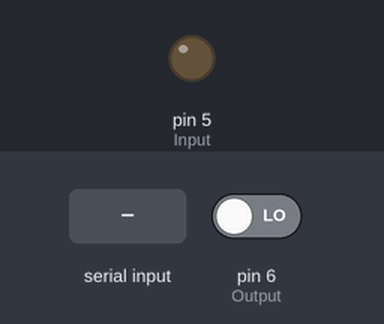
The sketch below on a simulated Arduino Uno, built with avr-gcc and run on an emulated ATmega328P. Parts: output pins drawn as LEDs (lit = HIGH). The inputs (shaded band) are chosen by the test bench; at power-on: pin 6 (Output) LOW. What the sketch prints to the serial monitor is not drawn.

Above: at 1.2 s.
1.3 s: "1\n" received over Serial
At 2.1 s:
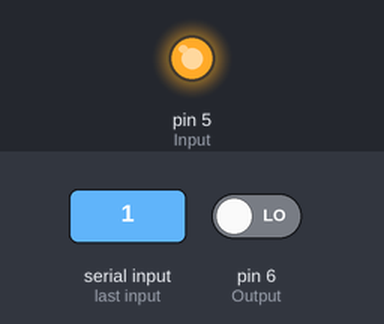
2.8 s: "0\n" received over Serial
At 3.2 s:
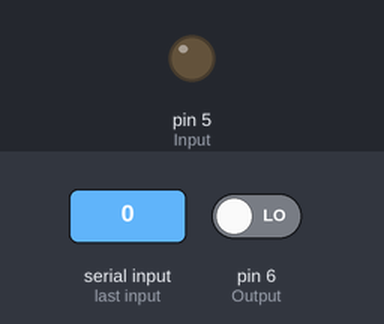
4.3 s: "2\n" received over Serial
At 5.6 s:
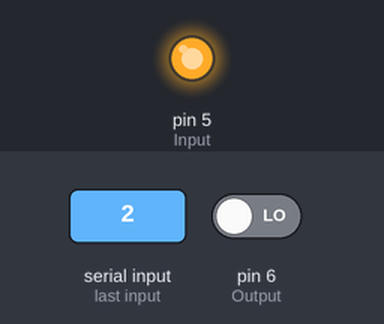
Timing chart, 0 to 7.3 s (numbered marks = the images above; inputs shaded):
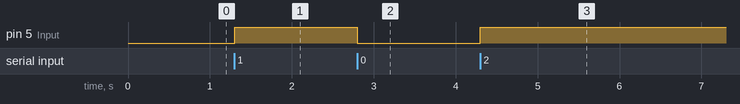

Measured:
- after the input at 1.3 s, pin 5 (Input): LOW → HIGH at once
- after the input at 2.8 s, pin 5 (Input): HIGH → LOW at once
- after the input at 4.3 s, pin 5 (Input): LOW → HIGH at once

The sketch:

MOSFET_test.ino
```cpp
int Input = 5; //Switch
int Output = 6; //Read
bool Switch = false;

void setup() {
  pinMode(Input, OUTPUT);
  pinMode(Output, INPUT);
  Serial.begin(115200);
  digitalWrite(Input,LOW);
}

// the loop function runs over and over again forever
void loop() {
  if(digitalRead(Output)) Serial.println("1");
  else Serial.println("0");
}

void serialCommand(String commandString)
{
  Switch = !Switch;
  if(Switch) digitalWrite(Input,HIGH);
  else digitalWrite(Input,LOW);
}

String inputString;
void serialEvent() {
  while (Serial.available()) {
    char inChar = (char)Serial.read();
    inputString += inChar;
    if (inChar == '\n') {
      serialCommand(inputString);
      inputString = "";
    }
  }
}
```
